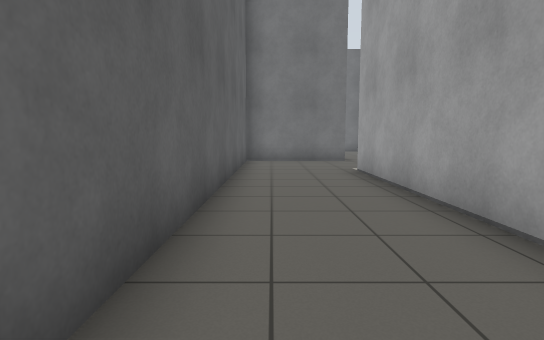
[1] (above)

16 first-person views from a walk through a Gazebo world. The camera is 0.94 m above the floor, tilts 6° down and sees 80° across. The floor is counted in squares, 1 m on a side. Each view is taken from the middle of a square. On the plan, view 1 faces up. The plan holds only what a view shows up to about 12 squares ahead; the rest is blank.

[2]
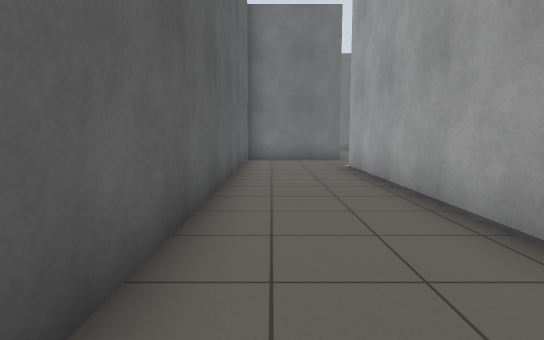

[3]
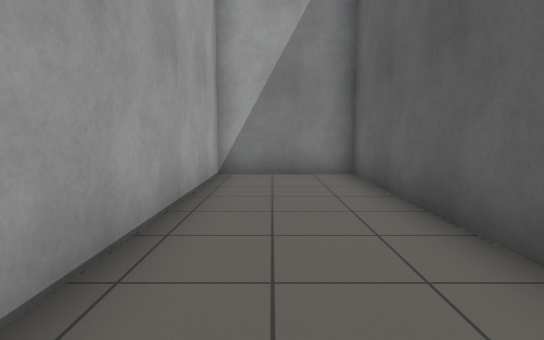

[4]
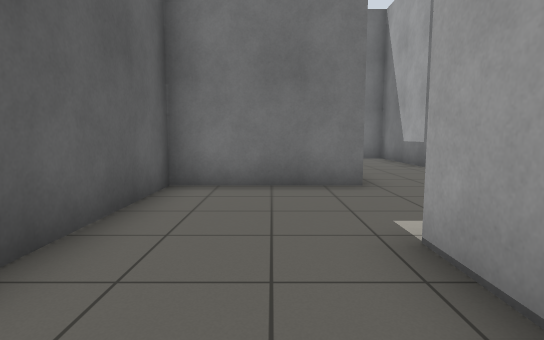

[5]
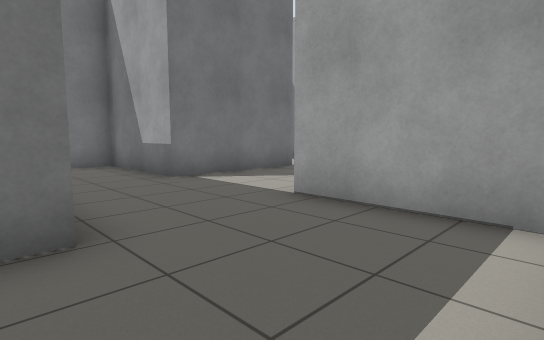

[6]
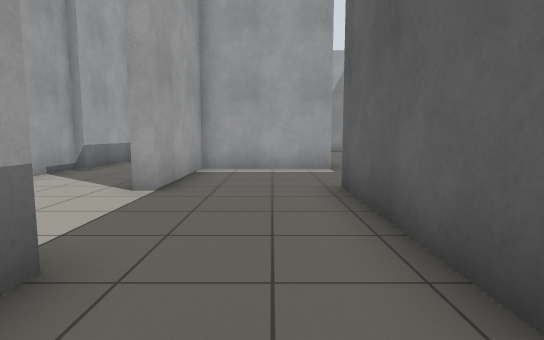

[7]
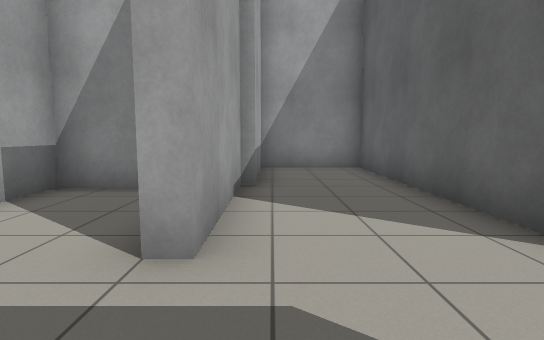

[8]
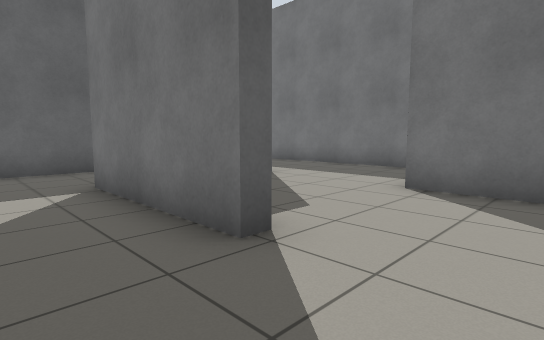

[9]
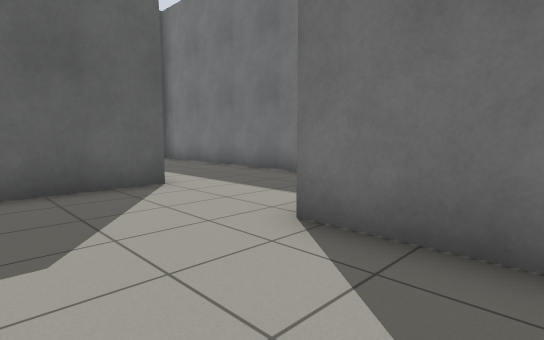

[10]
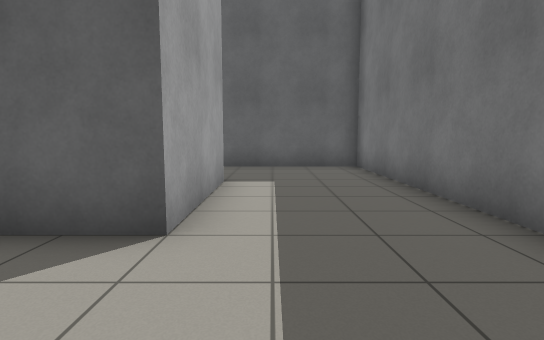

[11]
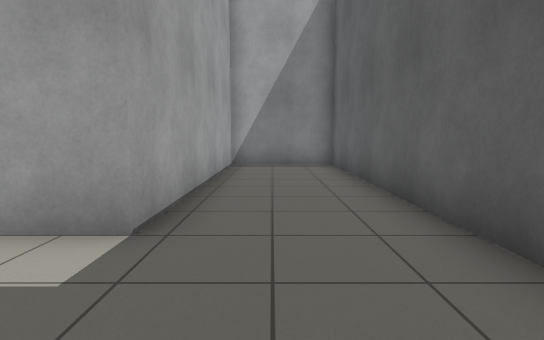

[12]
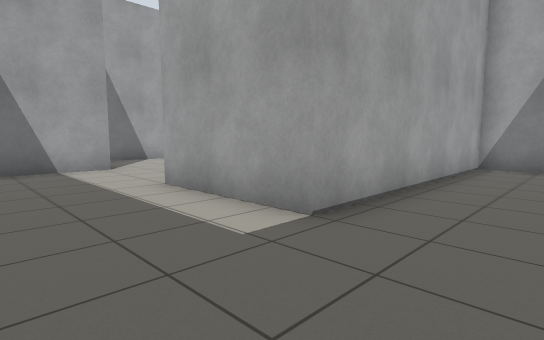

[13]
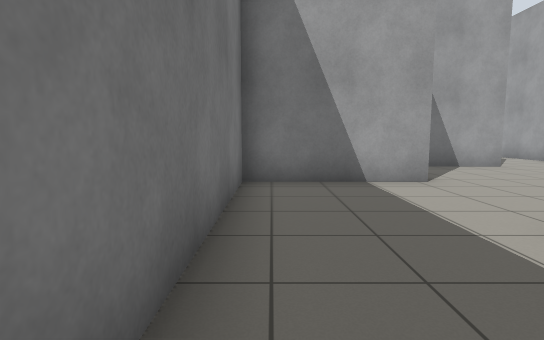

[14]
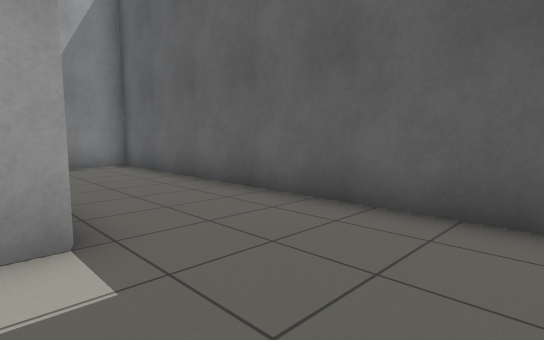

[15]
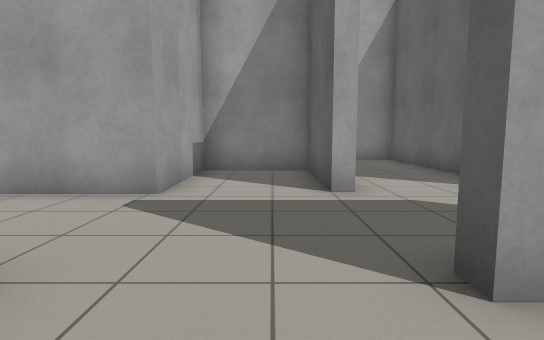

[16]
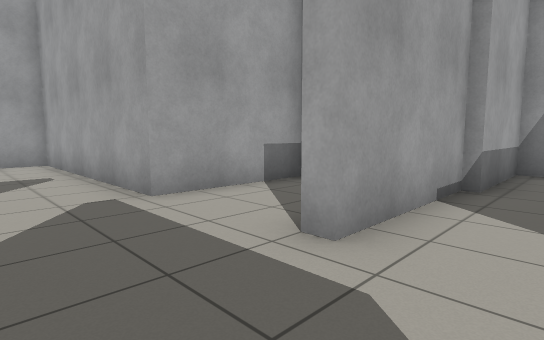

### Floor plan
Ten units are one square. View 1 is at (0, 0); x grows to the right and y downward. Boxes are objects, and circles mark ways between rooms. Rooms are numbered by the first view taken in them; rooms with no view inside come last. Other rooms are left out.
<svg viewBox="-14 -241 149 265">
<path fill="none" stroke="#000" d="M27 -121 -9 -121 -9 19 23 19 23 -88 35 -88M97 -162 97 -158 56 -158 56 -196 44 -196M27 -168 27 -121M60 -126 65 -126M64 -120 64 -54 93 -54 93 -89M119 -198 96 -198 96 -236 -9 -236 -9 -126 23 -126 23 -200 60 -200 60 -174M129 -159 129 -182M96 -88 96 -126 100 -126 100 -92 129 -92 129 -128M35 -88 60 -88 60 -126"/>
<circle cx="30" cy="-105" r="3" fill="#2a7"/>
<circle cx="45" cy="-120" r="3" fill="#2a7"/>
<text x="10" y="-50">1</text>
<text x="70" y="-170">2</text>
<text x="40" y="-110">3</text>
</svg>
Room 1 opens to room 3. Room 2 opens to room 3.

Where each view was taken, in squares from view 1:
view 1: 0 up, 0 right, facing up
view 2: 1 down, 0 right, facing up
view 3: 6 up, 1 right, facing down
view 4: 6 up, 1 right, facing up
view 5: 9 up, 2 right, facing up-right
view 6: 18 up, 4 right, facing down
view 7: 15 up, 9 right, facing down
view 8: 14 up, 12 right, facing up-left
view 9: 17 up, 12 right, facing up-left
view 10: 21 up, 9 right, facing left
view 11: 23 up, 1 right, facing down
view 12: 23 up, 0 right, facing down-right
view 13: 23 up, 3 right, facing right
view 14: 23 up, 3 right, facing down-left
view 15: 18 up, 11 right, facing down
view 16: 15 up, 8 right, facing down-right
